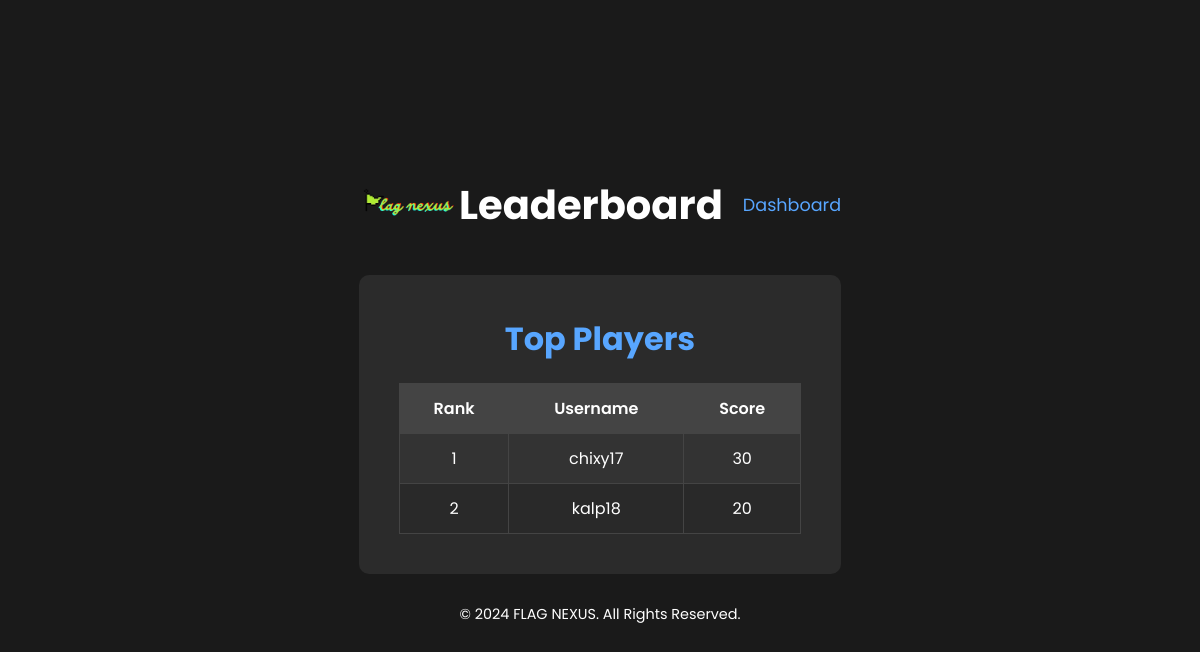
The app's page /leadboard.php (signed in), older data.
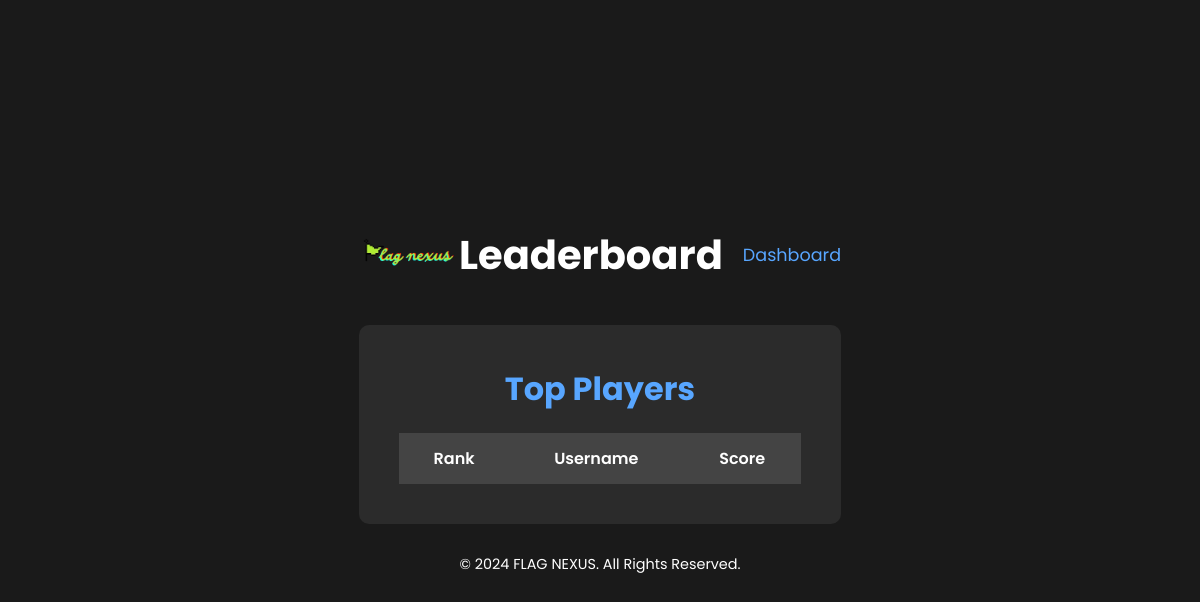
The same page, newer data.
### tables this page shows
CREATE TABLE IF NOT EXISTS `registration` (
  `uid` int NOT NULL AUTO_INCREMENT,
  `uname` varchar(25) NOT NULL,
  `email` varchar(50) NOT NULL,
  `passwd` varchar(50) NOT NULL,
  `usertyp` varchar(10) NOT NULL DEFAULT 'User',
  PRIMARY KEY (`uid`),
  UNIQUE KEY `email` (`email`)
);

CREATE TABLE IF NOT EXISTS `leadboard` (
  `lid` int NOT NULL AUTO_INCREMENT,
  `uid` int NOT NULL,
  `score` int NOT NULL DEFAULT '0',
  PRIMARY KEY (`lid`)
);

### leadboard.php (the view, shortened to what this page needs)
<!DOCTYPE html>
<html lang="en">
<head>
    <link rel="stylesheet" href="style/leadboard.css">
</head>
<body>
    <div class="container">
        <header>
            <div class="logo">
                <img src="assets/images/logo.png" alt="CTF Logo">
            </div>
            <h1>Leaderboard</h1>
            <nav>
                <ul>
                    <?php
                    if (isset($_SESSION['uname']) && $_SESSION['uname'] === 'Admin') {
                        echo '<li><a href="admin/admin.php">Admin Panel</a></li>';
                    } else {
                        echo '<li><a href="user/dashboard.php">Dashboard</a></li>';
                    }
                    ?>
                </ul>
            </nav>
        </header>
        <section class="leaderboard-section">
            <h2>Top Players</h2>
            <table>
                <thead>
                    <tr>
                        <th>Rank</th>
                        <th>Username</th>
                        <th>Score</th>
                    </tr>
                </thead>
                <tbody>
                    <?php
                    $con = mysqli_connect('localhost', 'root', '');
                    mysqli_select_db($con, 'flagnexus');
                    $query = "SELECT * FROM leadboard ORDER BY score DESC";
                    $result = mysqli_query($con, $query);
                    $rank = 1;
                    while ($row = mysqli_fetch_array($result)) {
                        $query2 = "SELECT * from registration where `uid`='$row[uid]'";
                        $result2 = mysqli_query($con, $query2);
                        while ($row2 = mysqli_fetch_array($result2)) {
                            echo "<tr>
                            <td>{$rank}</td>
                            <td>" . $row2['uname'] . "</td>
                            <td>" . $row['score'] . "</td>
                            </tr>";
                        }
                        $rank++;
                    }
                    ?>
                </tbody>
            </table>
        </section>
        <footer>
            <p>&copy; 2024 FLAG NEXUS. All Rights Reserved.</p>
        </footer>
    </div>
</body>
</html>

Row changes from the older to the newer data that the page shows:
removed leadboard: score "30"
removed registration: uname "chixy17"
removed leadboard: score "20"
no longer on this page (row unchanged): registration: uname "kalp18"
